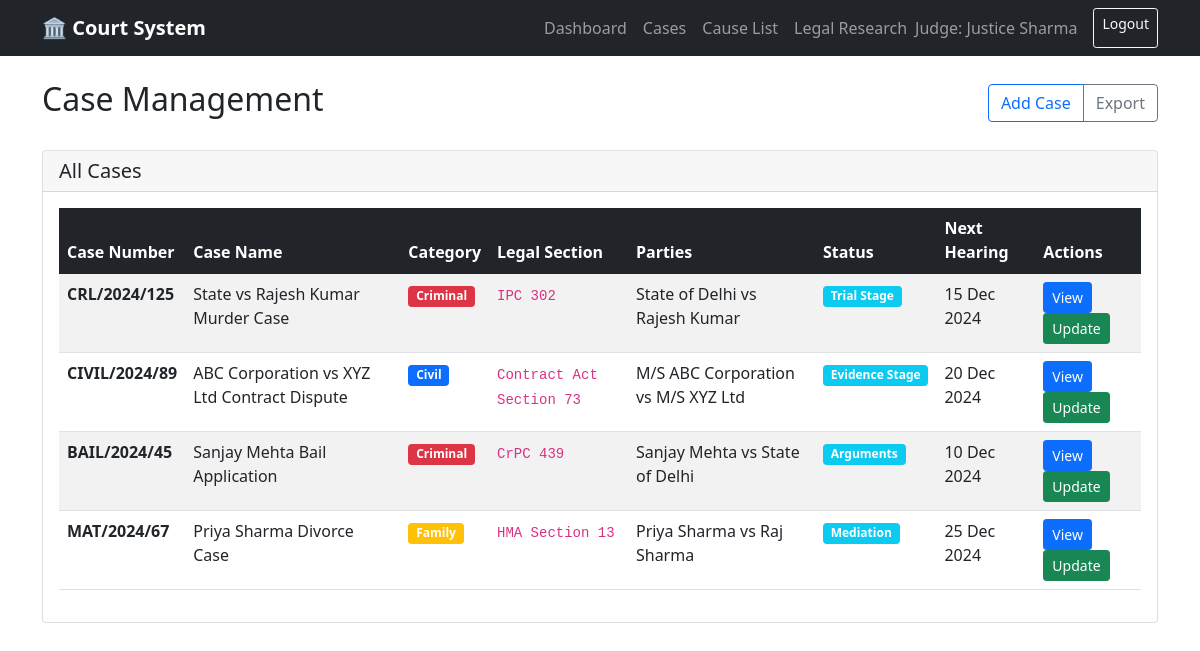
Screenshot of /cases (signed in) with the database file from the repository.
### app.py (models this page shows)
class User(UserMixin, db.Model):
    id = db.Column(db.Integer, primary_key=True)
    username = db.Column(db.String(100), unique=True)
    password = db.Column(db.String(100))
    name = db.Column(db.String(100))
    court = db.Column(db.String(100))

class Case(db.Model):
    id = db.Column(db.Integer, primary_key=True)
    case_number = db.Column(db.String(100))
    case_name = db.Column(db.String(200))
    case_category = db.Column(db.String(100))
    legal_section = db.Column(db.String(100))
    parties = db.Column(db.String(200))
    status = db.Column(db.String(100))
    next_hearing = db.Column(db.String(100))
    judge = db.Column(db.String(100))
    filing_date = db.Column(db.String(100))
    description = db.Column(db.Text)

### app.py (the view)
@app.route('/cases')
@login_required
def cases():
    cases = Case.query.filter_by(judge=current_user.name).all()
    return render_template('cases.html', cases=cases)

### app.py (called while the page is built)
@login_manager.user_loader
def load_user(user_id):
    return User.query.get(int(user_id))

### templates/cases.html
{% extends "base.html" %}
{% block content %}
<div class="d-flex justify-content-between align-items-center mb-4">
    <h2>Case Management</h2>
    <div class="btn-group">
        <button class="btn btn-outline-primary">Add Case</button>
        <button class="btn btn-outline-secondary">Export</button>
    </div>
</div>
<div class="card">
    <div class="card-header">
        <h5 class="mb-0">All Cases</h5>
    </div>
    <div class="card-body">
        <div class="table-responsive">
            <table class="table table-striped table-hover">
                <thead class="table-dark">
                    <tr>
                        <th>Case Number</th>
                        <th>Case Name</th>
                        <th>Category</th>
                        <th>Legal Section</th>
                        <th>Parties</th>
                        <th>Status</th>
                        <th>Next Hearing</th>
                        <th>Actions</th>
                    </tr>
                </thead>
                <tbody>
                    {% for case in cases %}
                    <tr>
                        <td><strong>{{ case.case_number }}</strong></td>
                        <td>{{ case.case_name }}</td>
                        <td>
                            <span class="badge
                                {% if case.case_category == 'Criminal' %}bg-danger
                                {% elif case.case_category == 'Civil' %}bg-primary
                                {% elif case.case_category == 'Family' %}bg-warning
                                {% else %}bg-secondary{% endif %}">
                                {{ case.case_category }}
                            </span>
                        </td>
                        <td><code>{{ case.legal_section }}</code></td>
                        <td>{{ case.parties }}</td>
                        <td>
                            <span class="badge bg-info">{{ case.status }}</span>
                        </td>
                        <td>{{ case.next_hearing }}</td>
                        <td>
                            <a href="{{ url_for('case_details', case_id=case.id) }}" class="btn btn-sm btn-primary">View</a>
                            <button class="btn btn-sm btn-success">Update</button>
                        </td>
                    </tr>
                    {% endfor %}
                </tbody>
            </table>
        </div>
    </div>
</div>
{% endblock %}

### templates/base.html (shortened to what this page needs)
<!DOCTYPE html>
<html>
<head>
    <link href="https://cdn.jsdelivr.net/npm/bootstrap@5.1.3/dist/css/bootstrap.min.css" rel="stylesheet">
</head>
<body>
    <nav class="navbar navbar-expand-lg navbar-dark bg-dark">
        <div class="container">
            <a class="navbar-brand" href="{{ url_for('dashboard') }}">🏛️ Court System</a>
            {% if current_user.is_authenticated %}
            <div class="navbar-nav ms-auto">
                <a class="nav-link" href="{{ url_for('dashboard') }}">Dashboard</a>
                <a class="nav-link" href="{{ url_for('cases') }}">Cases</a>
                <a class="nav-link" href="{{ url_for('cause_lists') }}">Cause List</a>
                <a class="nav-link" href="{{ url_for('legal_research') }}">Legal Research</a>
                <span class="navbar-text me-3">Judge: {{ current_user.name }}</span>
                <a class="btn btn-outline-light btn-sm" href="{{ url_for('logout') }}">Logout</a>
            </div>
            {% endif %}
        </div>
    </nav>
    <div class="container mt-4">
        {% block content %}{% endblock %}
    </div>
</body>
</html>

### templates/base.html (style rules this page uses)
.navbar-brand { font-weight: bold; }

### rows the page displays
User: name "Justice Sharma"
Case: case_number "CRL/2024/125", case_name "State vs Rajesh Kumar Murder Case", case_category "Criminal", legal_section "IPC 302", parties "State of Delhi vs Rajesh Kumar", status "Trial Stage", next_hearing "15 Dec 2024"
Case: case_number "CIVIL/2024/89", case_name "ABC Corporation vs XYZ Ltd Contract Dispute", case_category "Civil", legal_section "Contract Act Section 73", parties "M/S ABC Corporation vs M/S XYZ Ltd", status "Evidence Stage", next_hearing "20 Dec 2024"
Case: case_number "BAIL/2024/45", case_name "Sanjay Mehta Bail Application", case_category "Criminal", legal_section "CrPC 439", parties "Sanjay Mehta vs State of Delhi", status "Arguments", next_hearing "10 Dec 2024"
Case: case_number "MAT/2024/67", case_name "Priya Sharma Divorce Case", case_category "Family", legal_section "HMA Section 13", parties "Priya Sharma vs Raj Sharma", status "Mediation", next_hearing "25 Dec 2024"
